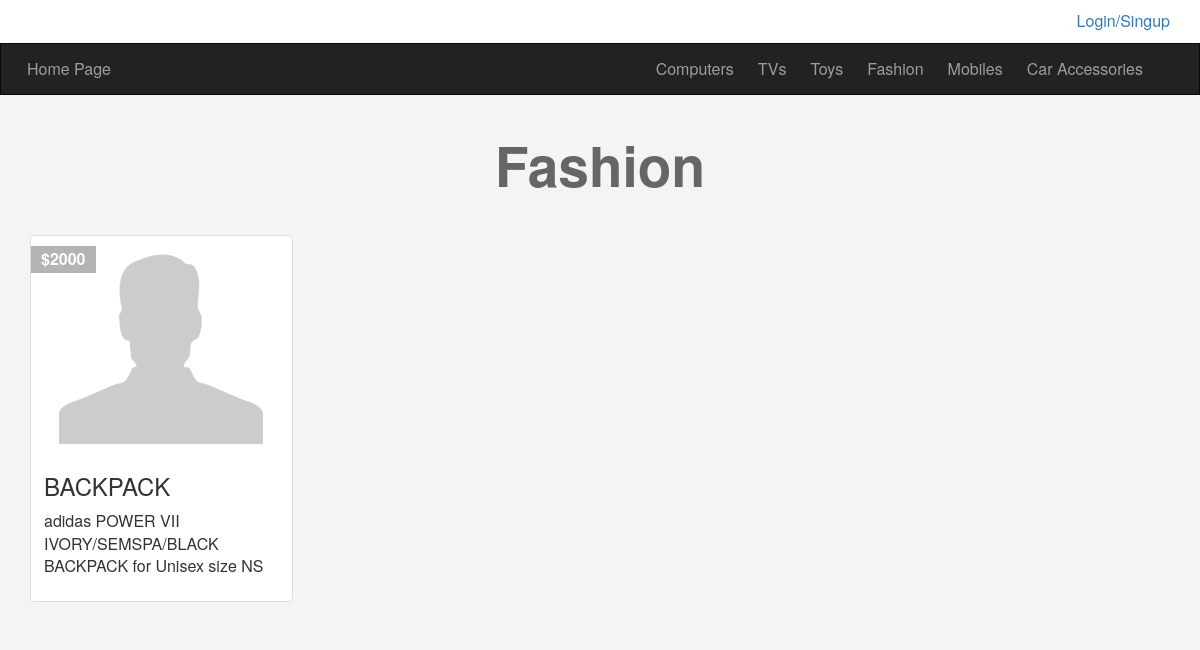
/categories.php?pageid=4&pagename=Fashion, run on an earlier commit of the app's database.
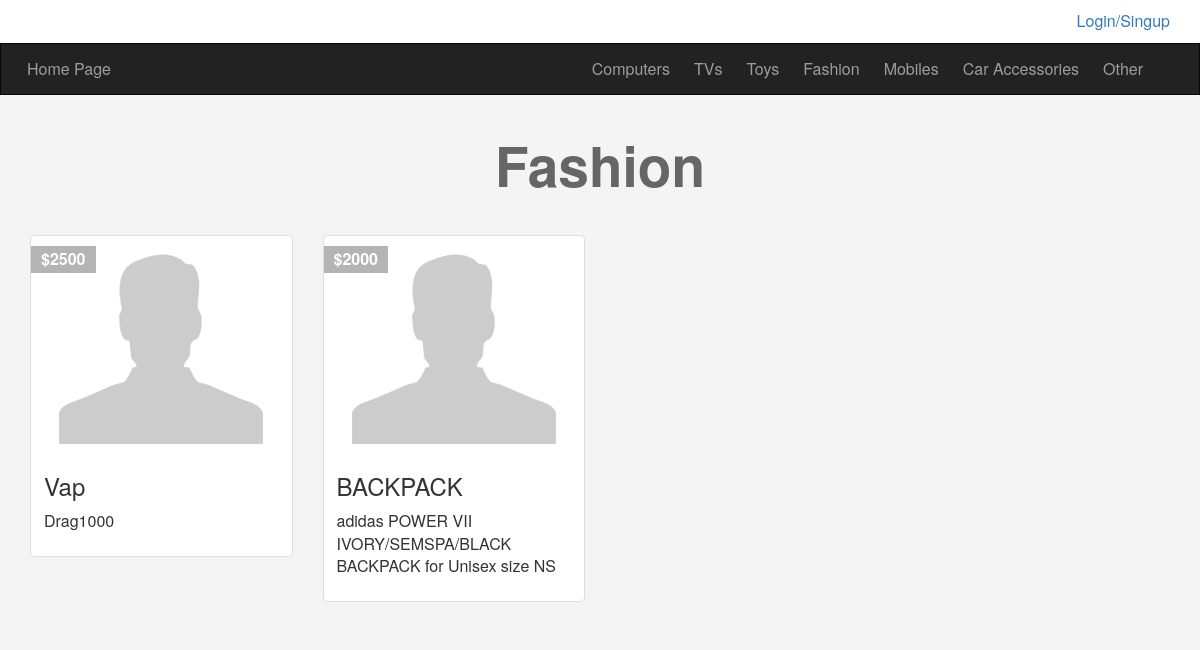
And on a later commit of the database.
### tables this page shows
CREATE TABLE `categories` (
  `CatID` int(11) NOT NULL,
  `Name` varchar(255) NOT NULL,
  `Description` text NOT NULL,
  `Ordering` int(11) DEFAULT NULL,
  `Visibility` tinyint(4) NOT NULL DEFAULT 0,
  `Allow_Comment` tinyint(4) NOT NULL DEFAULT 0,
  `Allow_Ads` tinyint(4) NOT NULL DEFAULT 0
);

CREATE TABLE `items` (
  `Item_ID` int(11) NOT NULL,
  `Name` varchar(255) NOT NULL,
  `Description` text NOT NULL,
  `Price` varchar(255) NOT NULL,
  `Add_Date` date NOT NULL,
  `Country_Made` varchar(255) NOT NULL,
  `Image` varchar(255) NOT NULL,
  `Status` varchar(255) NOT NULL,
  `Rating` smallint(4) NOT NULL,
  `Cat_ID` int(11) NOT NULL,
  `Approve` tinyint(4) NOT NULL DEFAULT 0,
  `Member_ID` int(11) NOT NULL
);

### init.php (called while the page is built, shortened)
<?php
include 'admin/connect.php';
$tpl    = 'includes/templates/';
$func   = 'includes/functions/';
$css    = 'layout/css/';
include $func . 'functions.php';
include $tpl . 'header.php';

### includes/functions/functions.php (called while the page is built, shortened)
<?php
function getCat()
{
    global $con;
    $getCat = $con->prepare("SELECT * FROM categories ORDER BY CatID ASC");
    $getCat->execute();
    $cats = $getCat->fetchAll();
    return $cats;
}
function getItems($Cat_ID){
    global $con;
    $getItems = $con->prepare("SELECT * FROM items WHERE Cat_ID = ? ORDER BY Item_ID DESC");
    $getItems->execute(array($Cat_ID));
    $items = $getItems->fetchAll();
    return $items;
}

### categories.php (the view)
<?php include 'init.php'; ?>
<div class="container">
    <h1 class="text-center"><?php echo str_replace('-', ' ', $_GET['pagename']); ?></h1>
    <div class="row">
        <?php
        foreach (getItems($_GET['pageid']) as $item) {
            echo '<div class="col-sm-6 col-md-3">';
                echo '<div class="thumbnail item-box">';
                    echo '<span class="price-tag">$' . $item['Price'] . '</span>';
                    echo '<img class="img-responsive" src="img.png" alt="...">';
                    echo '<div class="caption">';
                        echo '<h3>' . $item['Name'] . '</h3>';
                        echo '<p>' . $item['Description'] . '</p>';
                    echo '</div>';
                echo '</div>';
            echo '</div>';
        }
        ?>
    </div>
</div>
<?php include $tpl . 'footer.php'; ?>

### includes/templates/header.php (shortened to what this page needs)
<!DOCTYPE html>
<html lang="en">
<head>
    <link rel="stylesheet" href="<?php echo $css ?>bootstrap.min.css" />
    <link rel="stylesheet" href="<?php echo $css ?>fontawesome.min.css" />
    <link rel="stylesheet" href="<?php echo $css ?>jquery-ui.css" />
    <link rel="stylesheet" href="<?php echo $css ?>jquery.selectBoxIt.css" />
    <link rel="stylesheet" href="<?php echo $css ?>front.css" />
</head>
<body>
    <div class="upper-bar">
        <div class="container">
            <a href="login.php">
                <span class="pull-right">Login/Singup</span>
            </a>
        </div>
    </div>
    <nav class="navbar navbar-inverse">
        <div class="container">
            <div class="navbar-header">
                <a class="navbar-brand" href="dashboard.php">Home Page</a>
            </div>
            <div class="collapse navbar-collapse navbar-right" id="app-nav">
                <ul class="nav navbar-nav">
                    <?php
                        foreach(getCat() as $cat) {
                            echo '<li>
                                    <a href="categories.php?pageid=' . $cat['CatID'] . '&pagename=' . str_replace(' ', '-', $cat['Name']) . '">
                                        ' . $cat['Name'] . '
                                    </a>
                                </li>';
                        }
                    ?>
                </ul>
        </div>
    </nav>

What changed in the data, as far as the page shows it:
added categories: Name "Other"
added items: Price "2500", Name "Vap", Description "Drag1000"
